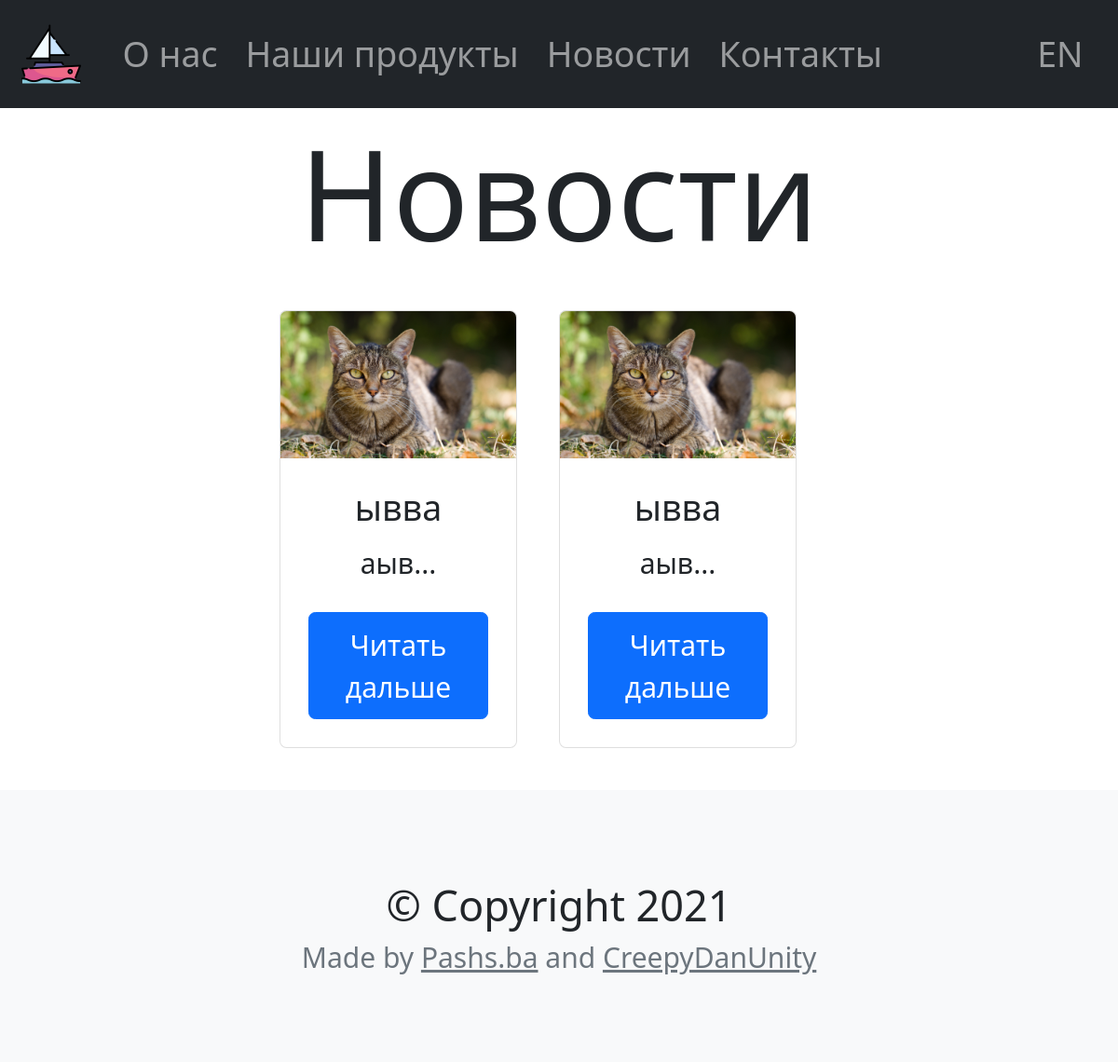
The page /news/ on the database as committed earlier.
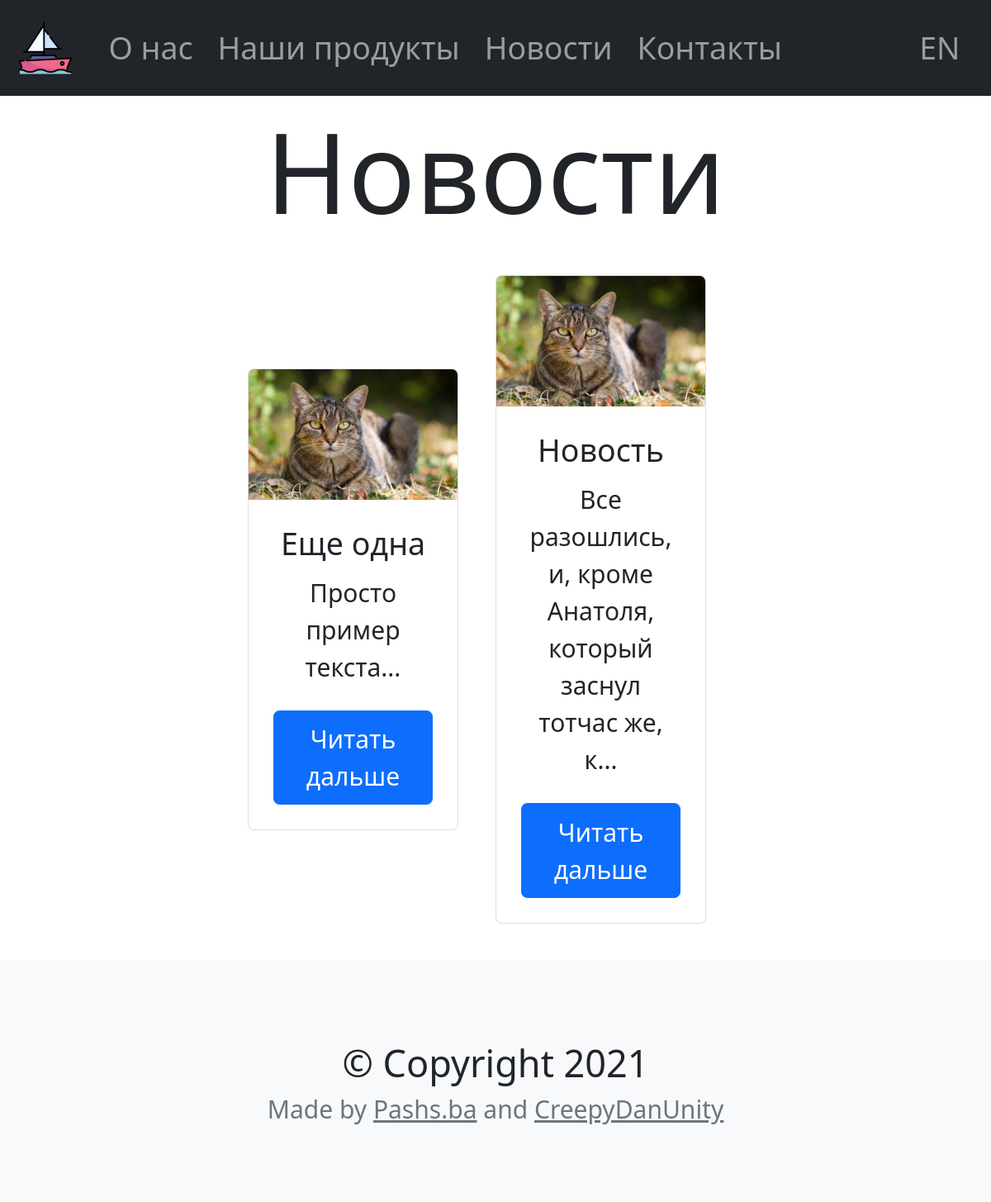
The same page on the database as committed later.
### news/models.py (models this page shows, shortened)
class News(models.Model):
    en_title = models.CharField(max_length=1024)
    ru_title = models.CharField(max_length=1024, null=True)
    ru_text = models.TextField()
    en_text = models.TextField()
    image = models.FileField(null=True)

### news/views.py (the view)
# urls.py: path('', all_news, name='all_news'),
def all_news(request):
    return render(request, 'all_news.html', {'news': News.objects.all()})

### news/templates/all_news.html
{% extends 'base.html' %}
{% load static %}
{% block current_page %}
    {% url 'en_all_news' %}
{% endblock %}
{% block main %}
    <h2 class="display-2 text-center" style="margin-top: 10px">Новости</h2>
    <div class="row my-4 d-flex justify-content-center align-items-center mw-100">
        {% for new in news %}
        <div class="col-xl-3 text-center">
            <div class="card h-100" >
              <a href="{% url 'one_new' new.pk%}">
                  <img class="card-img-top" src="/media/{{ new.image }}" alt="Card image cap">
              </a>
              <div class="card-body">
                <h5 class="card-title">{{ new.ru_title }}</h5>
                <p class="card-text">{{ new.ru_text| slice:60}}...</p>
                <a href="{% url 'one_new' new.pk%}" class="btn btn-primary">Читать дальше</a>
              </div>
            </div>
        </div>
        {% endfor %}
    </div>
{% endblock %}

Rows that differ between the two databases and show on the page:
changed News: ru_title "ывва" → "Еще одна"; ru_text "аыв" → "Просто пример текста"
changed News: ru_title "ывва" → "Новость"; ru_text "аыв" → "Все разошлись, и, кроме Анатоля, который заснул тотчас же, к"
